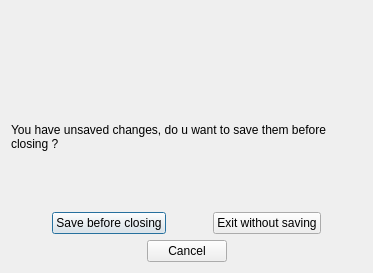
<?xml version="1.0" encoding="UTF-8"?>
<ui version="4.0">
 <class>Dialog</class>
 <widget class="QDialog" name="Dialog">
  <property name="windowModality">
   <enum>Qt::NonModal</enum>
  </property>
  <property name="geometry">
   <rect>
    <x>0</x>
    <y>0</y>
    <width>373</width>
    <height>273</height>
   </rect>
  </property>
  <property name="maximumSize">
   <size>
    <width>16777215</width>
    <height>16777215</height>
   </size>
  </property>
  <property name="windowTitle">
   <string>Confirm</string>
  </property>
  <property name="modal">
   <bool>true</bool>
  </property>
  <layout class="QVBoxLayout" name="verticalLayout">
   <item>
    <layout class="QHBoxLayout" name="horizontalLayout_3">
     <item>
      <spacer name="horizontalSpacer_6">
       <property name="orientation">
        <enum>Qt::Horizontal</enum>
       </property>
       <property name="sizeHint" stdset="0">
        <size>
         <width>40</width>
         <height>20</height>
        </size>
       </property>
      </spacer>
     </item>
     <item>
      <widget class="QLabel" name="label_2">
       <property name="maximumSize">
        <size>
         <width>50</width>
         <height>50</height>
        </size>
       </property>
       <property name="text">
        <string/>
       </property>
       <property name="pixmap">
        <pixmap>../Images/flaticon/svg/014-exclamation-mark.svg</pixmap>
       </property>
       <property name="scaledContents">
        <bool>true</bool>
       </property>
      </widget>
     </item>
     <item>
      <spacer name="horizontalSpacer_7">
       <property name="orientation">
        <enum>Qt::Horizontal</enum>
       </property>
       <property name="sizeHint" stdset="0">
        <size>
         <width>40</width>
         <height>20</height>
        </size>
       </property>
      </spacer>
     </item>
    </layout>
   </item>
   <item>
    <widget class="QLabel" name="label">
     <property name="acceptDrops">
      <bool>false</bool>
     </property>
     <property name="layoutDirection">
      <enum>Qt::LeftToRight</enum>
     </property>
     <property name="autoFillBackground">
      <bool>true</bool>
     </property>
     <property name="inputMethodHints">
      <set>Qt::ImhNone</set>
     </property>
     <property name="text">
      <string>You have unsaved changes, do u want to save them before closing ?</string>
     </property>
     <property name="textFormat">
      <enum>Qt::AutoText</enum>
     </property>
     <property name="scaledContents">
      <bool>true</bool>
     </property>
     <property name="wordWrap">
      <bool>true</bool>
     </property>
    </widget>
   </item>
   <item>
    <layout class="QHBoxLayout" name="horizontalLayout_2">
     <item>
      <spacer name="horizontalSpacer_2">
       <property name="orientation">
        <enum>Qt::Horizontal</enum>
       </property>
       <property name="sizeHint" stdset="0">
        <size>
         <width>40</width>
         <height>20</height>
        </size>
       </property>
      </spacer>
     </item>
     <item>
      <widget class="QPushButton" name="pushButton_SaveAndExit">
       <property name="text">
        <string>Save before closing</string>
       </property>
       <property name="icon">
        <iconset>
         <normaloff>../Images/flaticon/svg/002-checked-1.svg</normaloff>../Images/flaticon/svg/002-checked-1.svg</iconset>
       </property>
      </widget>
     </item>
     <item>
      <spacer name="horizontalSpacer_8">
       <property name="orientation">
        <enum>Qt::Horizontal</enum>
       </property>
       <property name="sizeHint" stdset="0">
        <size>
         <width>40</width>
         <height>20</height>
        </size>
       </property>
      </spacer>
     </item>
     <item>
      <widget class="QPushButton" name="pushButton_ExitNoSave">
       <property name="text">
        <string>Exit without saving</string>
       </property>
       <property name="icon">
        <iconset>
         <normaloff>../Images/flaticon/svg/015-warning.svg</normaloff>../Images/flaticon/svg/015-warning.svg</iconset>
       </property>
      </widget>
     </item>
     <item>
      <spacer name="horizontalSpacer_5">
       <property name="orientation">
        <enum>Qt::Horizontal</enum>
       </property>
       <property name="sizeHint" stdset="0">
        <size>
         <width>40</width>
         <height>20</height>
        </size>
       </property>
      </spacer>
     </item>
    </layout>
   </item>
   <item>
    <layout class="QHBoxLayout" name="horizontalLayout">
     <item>
      <spacer name="horizontalSpacer">
       <property name="orientation">
        <enum>Qt::Horizontal</enum>
       </property>
       <property name="sizeHint" stdset="0">
        <size>
         <width>40</width>
         <height>20</height>
        </size>
       </property>
      </spacer>
     </item>
     <item>
      <widget class="QPushButton" name="pushButton_Cancel">
       <property name="text">
        <string>Cancel</string>
       </property>
      </widget>
     </item>
     <item>
      <spacer name="horizontalSpacer_4">
       <property name="orientation">
        <enum>Qt::Horizontal</enum>
       </property>
       <property name="sizeHint" stdset="0">
        <size>
         <width>40</width>
         <height>20</height>
        </size>
       </property>
      </spacer>
     </item>
    </layout>
   </item>
  </layout>
 </widget>
 <resources/>
 <connections/>
</ui>
